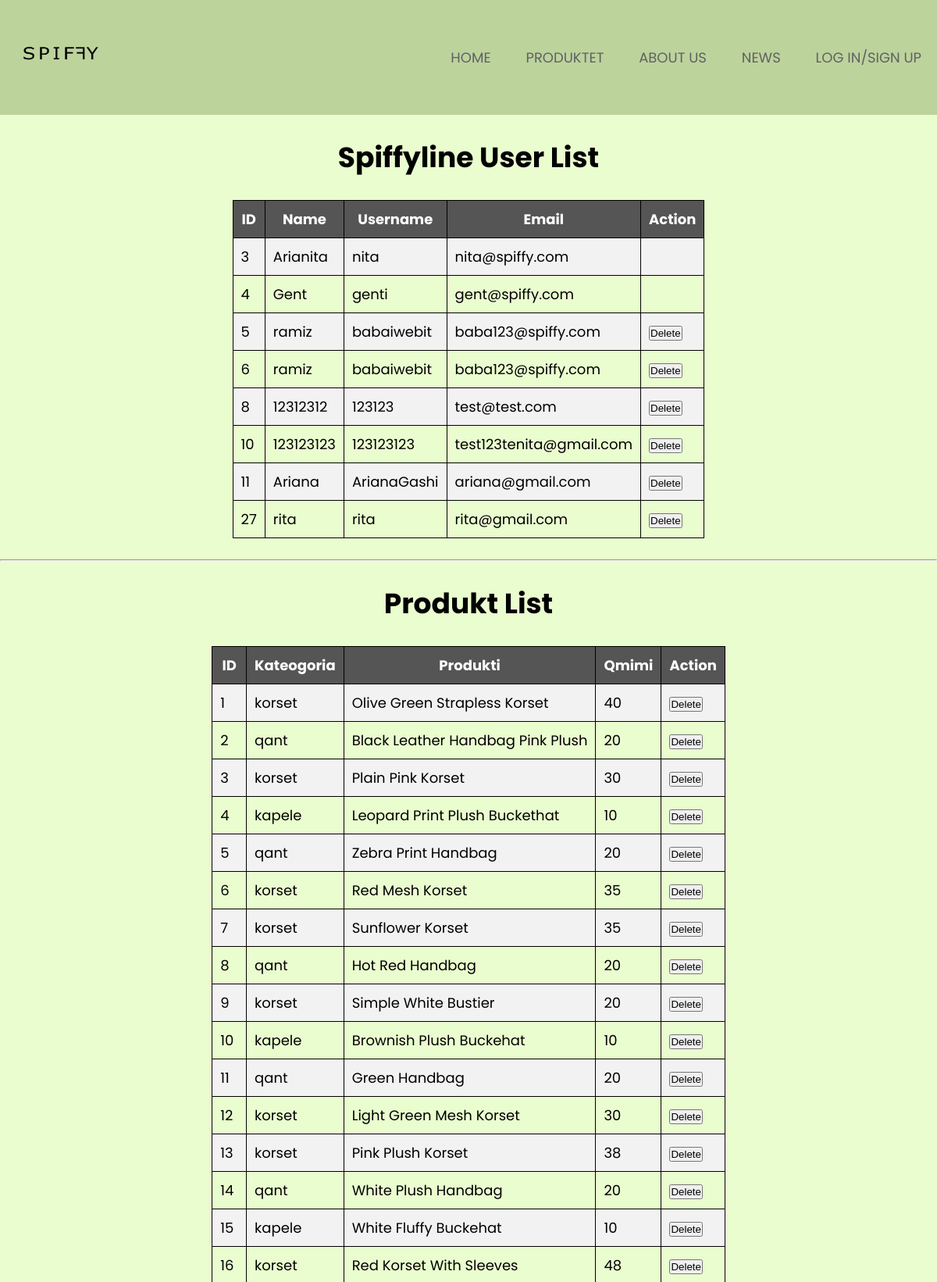
Page /dashboard.php (upper part) on the committed database.
### tables this page shows
CREATE TABLE `register` (
  `ID_User` int(11) NOT NULL,
  `Emri` varchar(20) NOT NULL,
  `Mbiemri` varchar(20) NOT NULL,
  `Username` varchar(20) NOT NULL,
  `Password` varchar(32) NOT NULL,
  `Email` varchar(40) NOT NULL,
  `Phone` char(9) NOT NULL,
  `Gjinia` char(1) NOT NULL,
  `Roli` varchar(20) NOT NULL
);

CREATE TABLE `produktet` (
  `ID_Produkti` int(11) NOT NULL,
  `Kategoria` varchar(20) NOT NULL,
  `Image` varchar(255) NOT NULL,
  `Emri` varchar(50) NOT NULL,
  `Qmimi` varchar(10) NOT NULL
);

### ProduktetDashboard.php (the view, shortened to what this page needs)
<?php
	$host = "localhost";
	$dbUsername = "root";
	$dbPassword = "";
	$dbname = "spiffyline";
	$conn = new mysqli($host, $dbUsername, $dbPassword, $dbname);
	if ($conn->connect_error) {
	    die("Connection failed: " . $conn->connect_error);
	} else {
	    $sql = "SELECT * FROM `produktet`";
	    $result = $conn->query($sql);
	    if ($result->num_rows > 0) {
	        echo "<form method='post'>";
	        echo "<table>";
	        echo "<tr><th>ID</th><th>Kateogoria</th><th>Produkti</th><th>Qmimi</th><th>Action</th></tr>";
	        while ($row = $result->fetch_assoc()) {
	            echo "<tr>";
	            echo "<td>" . $row["ID_Produkti"] . "</td>";
	            echo "<td>" . $row["Kategoria"] . "</td>";
	            echo "<td>" . $row["Emri"] . "</td>";
	            echo "<td>" . $row["Qmimi"] . "</td>";
	                echo "<td><button type='submit' name='id' value='" . $row["ID_Produkti"] . "'>Delete</button></td>";
	            echo "</tr>";
	        }
	        echo "</table>";
	        echo "</form>";
	    } else {
	        echo "<p>No results found.</p>";
	    }
	}
	?>

### dashboard.php (shortened to what this page needs)
<!DOCTYPE html>
<html>
<head>
    <link rel="stylesheet" href="style.css">
</head>
<body>
	<nav class="navbar">
		<a href="index.php"><img src="./foto/Logo.png"  class="logob"></a>
		<ul>
			<li><a href="index.php">HOME</a></li>
			<li><a href="Product.php">PRODUKTET</a></li>
			<li><a href="AboutUs.php">ABOUT US</a></li>
			<li><a href="News.php">NEWS</a></li>
			<li><a href="Register.php">LOG IN/SIGN UP</a></li>
		</ul>
	</nav>
    <br>
	<h1 style="text-align: center;">Spiffyline User List</h1>
    <br>
	<?php
	$host = "localhost";
	$dbUsername = "root";
	$dbPassword = "";
	$dbname = "spiffyline";
	$conn = new mysqli($host, $dbUsername, $dbPassword, $dbname);
	if ($conn->connect_error) {
	    die("Connection failed: " . $conn->connect_error);
	} else {
	    $sql = "SELECT * FROM `register`";
	    $result = $conn->query($sql);
	    if ($result->num_rows > 0) {
	        echo "<form method='post'>";
	        echo "<table>";
	        echo "<tr><th>ID</th><th>Name</th><th>Username</th><th>Email</th><th>Action</th></tr>";
	        while ($row = $result->fetch_assoc()) {
	            echo "<tr>";
	            echo "<td>" . $row["ID_User"] . "</td>";
	            echo "<td>" . $row["Emri"] . "</td>";
	            echo "<td>" . $row["Username"] . "</td>";
	            echo "<td>" . $row["Email"] . "</td>";
	            if ($row["Roli"] !== "Admin") {
	                echo "<td><button type='submit' name='id' value='" . $row["ID_User"] . "'>Delete</button></td>";
	            } else {
	                echo "<td></td>";
	            }
	            echo "</tr>";
	        }
	        echo "</table>";
	        echo "</form>";
	    } else {
	        echo "<p>No results found.</p>";
	    }
	}
	?>
	<br>
	<hr>
	<br>
	<h1 style="text-align: center;">Produkt List</h1>
	<br>
	<?php include './ProduktetDashboard.php'; ?>
    <br>
	<br>
	<br>
	<br>
    <br>
</body>
</html>

### style.css (style rules this page uses)
*, *::before, *::after { margin: 0; padding: 0; box-sizing: inherit; }
html { box-sizing: border-box; font-size: 70%; }
body { font-family: "Poppins", sans-serif; font-size: 18px; color: black; background-color: #EAFDCF; }
.navbar { background-color: #BCD39C; }
img { max-width: 100%; }
.logob { width: 150px; height: 100px; cursor: pointer; }
nav { width: 100%; margin: auto; padding: 20px 0; display: flex; align-items: center; justify-content: space-between; }
nav ul li { display: inline-block; list-style: none; margin: 10px 20px; }
nav ul li a { text-decoration: none; color: #606163; }

### dashboard.php (style rules this page uses)
table { border-collapse: collapse; margin: 0 auto; }
table, th, td { border: 1px solid black; }
th, td { padding: 10px; }
th { background-color: #555; color: white; }
tr:nth-child(even) { background-color: #f2f2f2; }

### rows in the picture
register: ID_User "3", Emri "Arianita", Username "nita", Email "nita@spiffy.com", Roli "Admin" (drawn)
register: ID_User "4", Emri "Gent", Username "genti", Email "gent@spiffy.com", Roli "Admin" (drawn)
register: ID_User "5", Emri "ramiz", Username "babaiwebit", Email "baba123@spiffy.com"
register: ID_User "6", Emri "ramiz", Username "babaiwebit", Email "baba123@spiffy.com"
register: ID_User "8", Emri "12312312", Username "123123", Email "test@test.com"
register: ID_User "10", Emri "123123123", Username "123123123", Email "test123tenita@gmail.com"
register: ID_User "11", Emri "Ariana", Username "ArianaGashi", Email "ariana@gmail.com"
register: ID_User "27", Emri "rita", Username "rita", Email "rita@gmail.com"
produktet: ID_Produkti "1", Kategoria "korset", Emri "Olive Green Strapless Korset", Qmimi "40"
produktet: ID_Produkti "2", Kategoria "qant", Emri "Black Leather Handbag Pink Plush", Qmimi "20"
produktet: ID_Produkti "3", Kategoria "korset", Emri "Plain Pink Korset", Qmimi "30"
produktet: ID_Produkti "4", Kategoria "kapele", Emri "Leopard Print Plush Buckethat", Qmimi "10"
produktet: ID_Produkti "5", Kategoria "qant", Emri "Zebra Print Handbag", Qmimi "20"
produktet: ID_Produkti "6", Kategoria "korset", Emri "Red Mesh Korset", Qmimi "35"
produktet: ID_Produkti "7", Kategoria "korset", Emri "Sunflower Korset", Qmimi "35"
produktet: ID_Produkti "8", Kategoria "qant", Emri "Hot Red Handbag", Qmimi "20"
produktet: ID_Produkti "9", Kategoria "korset", Emri "Simple White Bustier", Qmimi "20"
produktet: ID_Produkti "10", Kategoria "kapele", Emri "Brownish Plush Buckehat", Qmimi "10"
produktet: ID_Produkti "11", Kategoria "qant", Emri "Green Handbag", Qmimi "20"
produktet: ID_Produkti "12", Kategoria "korset", Emri "Light Green Mesh Korset", Qmimi "30"
produktet: ID_Produkti "13", Kategoria "korset", Emri "Pink Plush Korset", Qmimi "38"
produktet: ID_Produkti "14", Kategoria "qant", Emri "White Plush Handbag", Qmimi "20"
produktet: ID_Produkti "15", Kategoria "kapele", Emri "White Fluffy Buckehat", Qmimi "10"
produktet: ID_Produkti "16", Kategoria "korset", Emri "Red Korset With Sleeves", Qmimi "48"
